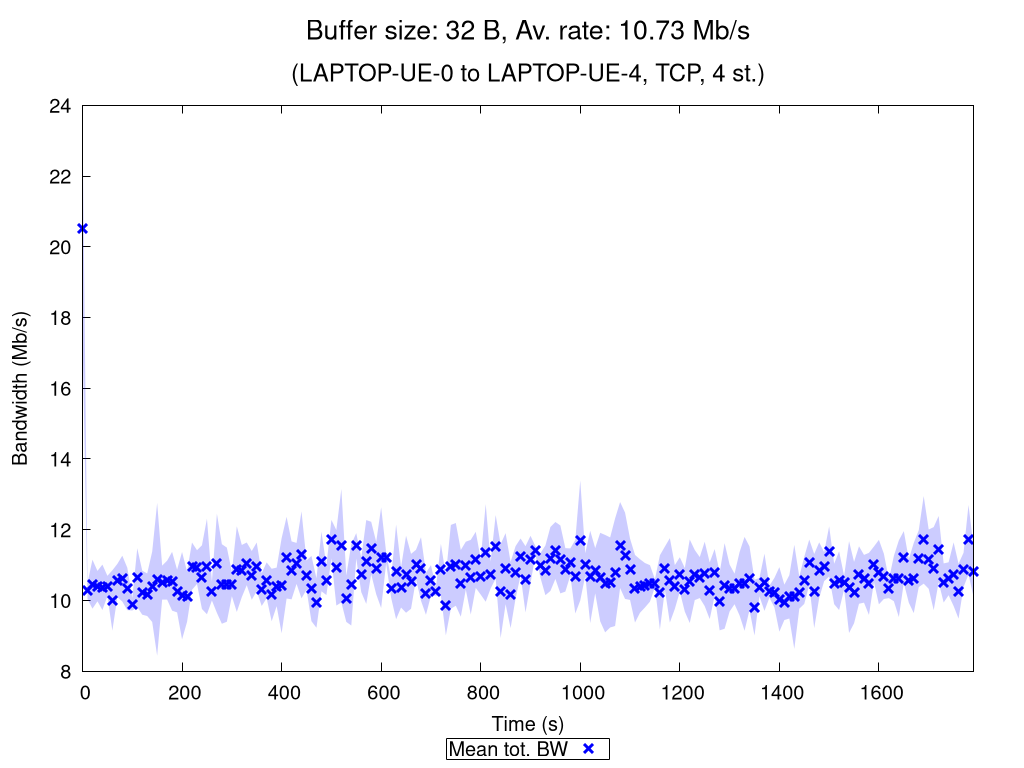

The script that saved this image:
set terminal pngcairo nocrop enhanced size 1024,768 font "Verdana,15"
set output "TCP_4_st_2020_10_18_09-41-26_one2two_00032B.png"

set title "{/=20 Buffer size: 32 B, Av. rate: 10.73 Mb/s}\n\n{/=18 (LAPTOP-UE-0 to LAPTOP-UE-4, TCP, 4 st.)}"

set xlabel "Time (s)"
set ylabel "Bandwidth (Mb/s)"
set ytics nomirror
set key bmargin center horizontal box samplen 1 width -1
set bmargin 4.6
set rmargin 4.5

rf = 1000000.0  # rate factor
set style fill transparent solid 0.2 noborder
set autoscale xfix
plot "TCP_4_st_2020_10_18_09-41-26_one2two_00032B_iperf_processed.dat" using 1:($2/rf-$3/rf):($2/rf+$3/rf) with filledcurves lc rgb "blue" notitle, \
     "" using 1:($2/rf) with points pt 2 ps 1.5 lw 3 lc rgb "blue" title "Mean tot. BW", \
